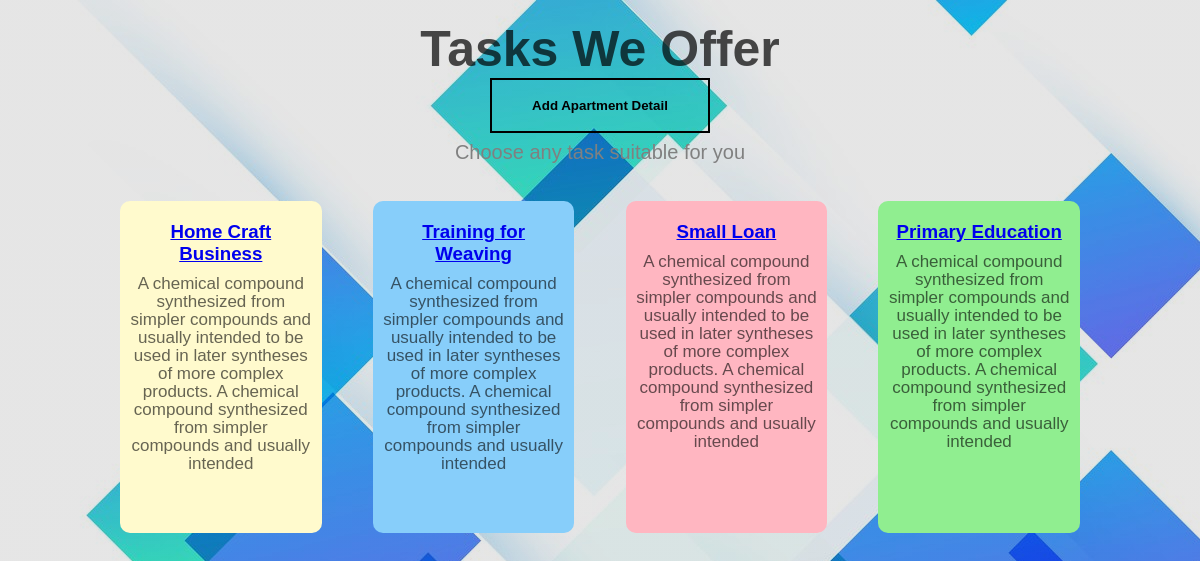
The app's page /index2.php with its own data.
### tables this page shows
create table tasks
(
    task_name varchar(50),
    task_details varchar(1000),
    task_id int(10) PRIMARY KEY AUTO_INCREMENT
);

### index2.php (the view, shortened to what this page needs)
<?php
  include('includes/dbconn.php');
?>
<!DOCTYPE html>
<html lang="en">
<head>
    <link rel="stylesheet" href="style.css">
</head>
<body>
    <section class="course">
        <h1 class="taskh1">Tasks We Offer</h1>
        <h3 class="box-title"><a href="add-task.php"><button type="button" class="btn btn-block btn-primary btn-sm">Add Apartment Detail</button></a></h3>
        <p class="task">Choose any task suitable for you</p>
        <div class="row">
        <?php
                $ret=mysqli_query($con,"SELECT * from tasks");
                $link=0;
                while ($row=mysqli_fetch_array($ret)) {
                    $link=$link+1;
                ?>
                <?php if($link==1){?>
            <div class='course-col1'>
                <a href="dashboard1.php"><h3><?php echo $row['task_name'];?></h3></a>
                <p>
                <?php echo $row['task_details'];?>
                </p>
            </div>
            <?php } ?>
            <?php if($link==4){?>
            <div class='course-col4'>
                <a href="dashboard3.php"><h3><?php echo $row['task_name'];?></h3></a>
                <p>
                <?php echo $row['task_details'];?>
                </p>
            </div>
            <?php } ?>
            <?php if($link==3){?>
            <div class='course-col2'>
                <a href="dashboard4.php"><h3><?php echo $row['task_name'];?></h3></a>
                <p>
                <?php echo $row['task_details'];?>
                </p>
            </div>
            <?php } ?>
            <?php if($link==2){?>
            <div class='course-col3'>
                <a href='dashboard2.php'><h3><?php echo $row['task_name'];?></h3></a>
                <p>
                <?php echo $row['task_details'];?>
                </p>
            </div>
            <?php } ?>
            <?php } ?>
        </div>
    </section>
</body>
</html>

### style.css (style rules this page uses)
* { margin: 0; padding: 0; font-family: sans-serif; }
h1 { font-size: 50px; }
.btn { padding: 18px 40px; background: transparent; outline: none; border: 2px solid black; font-weight: bold; cursor: pointer; }
p { font-size: 17px; line-height: 18px; color:rgba(0,0,0,0.6); margin-bottom: 40px; margin-top: 10px; }
.course { width: 80%; margin: auto; text-align: center; padding-top: 20px; }
.row { display: flex; justify-content: space-between; margin-bottom: 20px; }
.course-col1 { flex-basis: 21%; background-color: lemonchiffon; border-radius: 10px; margin-bottom: 5%; box-sizing: border-box; padding: 20px 10px; }
.course-col2 { flex-basis: 21%; background-color: lightpink; border-radius: 10px; margin-bottom: 5%; box-sizing: border-box; padding: 20px 10px; }
.course-col3 { flex-basis: 21%; background-color: lightskyblue; border-radius: 10px; margin-bottom: 5%; box-sizing: border-box; padding: 20px 10px; }
.course-col4 { flex-basis: 21%; background-color: lightgreen; border-radius: 10px; margin-bottom: 5%; box-sizing: border-box; padding: 20px 10px; }

### index2.php (style rules this page uses)
body { background-image: linear-gradient(rgba(4,4,4,0.1),rgba(7,7,7,0.1)),url(images/bgtask2.jpg); }
.task { font-size: 20px; color:gray; }
.taskh1 { font-size: 50px; color:rgba(0,0,0,0.7); }

### records on screen
tasks: task_name "Home Craft Business", task_details "A chemical compound synthesized from simpler compounds and usually intended to be used in later syntheses of more complex products. A chemical compound synthesized from simpler compounds and usually intended"
tasks: task_name "Training for Weaving", task_details "A chemical compound synthesized from simpler compounds and usually intended to be used in later syntheses of more complex products. A chemical compound synthesized from simpler compounds and usually intended"
tasks: task_name "Small Loan", task_details "A chemical compound synthesized from simpler compounds and usually intended to be used in later syntheses of more complex products. A chemical compound synthesized from simpler compounds and usually intended"
tasks: task_name "Primary Education", task_details "A chemical compound synthesized from simpler compounds and usually intended to be used in later syntheses of more complex products. A chemical compound synthesized from simpler compounds and usually intended"
